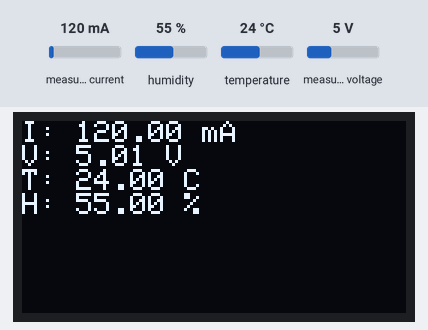
This sketch was run on a simulated ESP32. Parts: 128×64 one-colour display. Inputs (shaded band) come from the test bench; at power-on: measured current 120 mA, humidity 55 %, temperature 24 °C, measured voltage 5 V. WiFi joins after 1.5 s; servers stay silent unless stated; uploads are accepted with an empty reply; what the sketch prints to the serial monitor is not drawn.

Above: at 3.2 s.
3.3 s: measured current set to 40 mA
At 8.0 s:
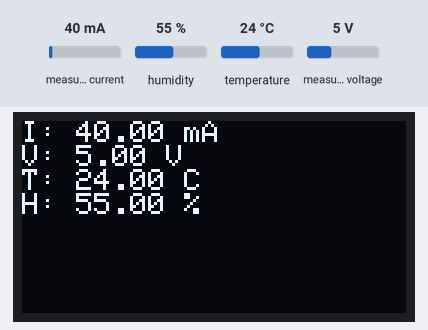
9.0 s: humidity set to 22 %
At 13.9 s:
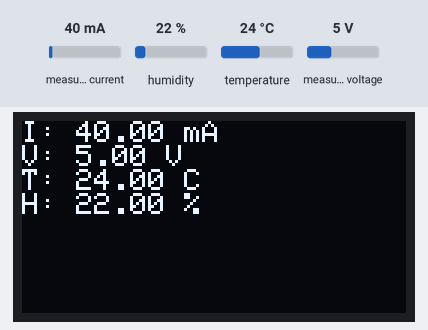
14.2 s: temperature set to 12 °C
At 18.7 s:
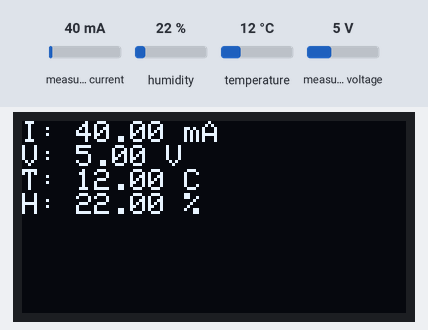
19.5 s: measured voltage set to 0.3 V
At 24.5 s:
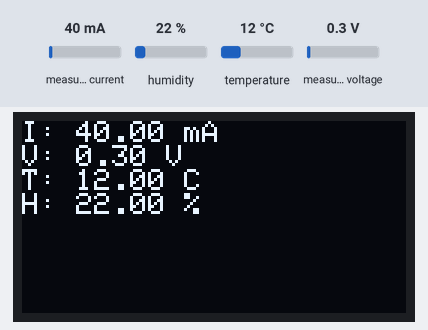
24.8 s: measured current set to 500 mA
At 29.4 s:
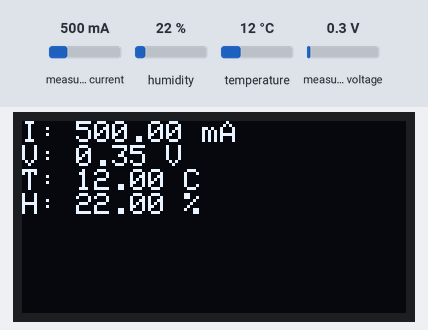
30.0 s: humidity set to 40 %
At 34.2 s:
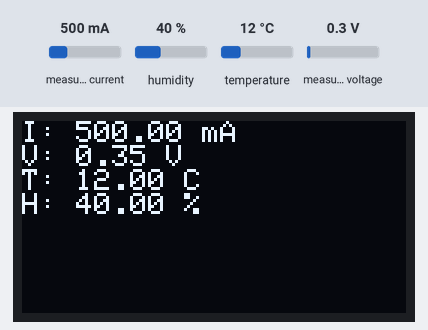
Timing chart, 0 to 35.7 s (numbered marks = the images above; inputs shaded):
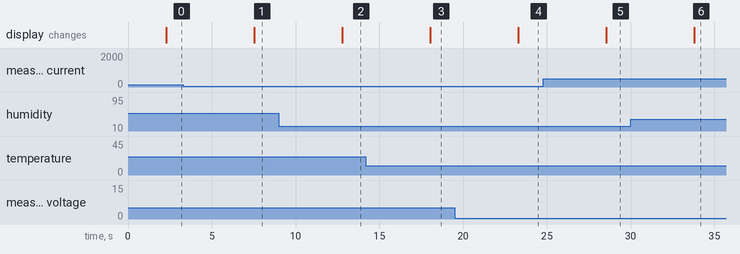

The sketch:

Code_for_connections_with_supabase.ino
```cpp
#include <WiFi.h>
#include <HTTPClient.h>
#include <Wire.h>
#include <Adafruit_GFX.h>
#include <Adafruit_SSD1306.h>
#include <Adafruit_INA219.h>
#include <DHT.h>

#define SCREEN_WIDTH 128
#define SCREEN_HEIGHT 64
#define DHTPIN 14
#define DHTTYPE DHT11

#define WIFI_SSID " "
#define WIFI_PASSWORD " "

// Supabase
const char* supabaseUrl = " ";
const char* supabaseKey = " ";

Adafruit_SSD1306 display(128,64,&Wire,-1);
Adafruit_INA219 ina219;
DHT dht(DHTPIN, DHTTYPE);

void sendToSupabase(float current, float voltage, float temp, float hum)
{
  if (WiFi.status() == WL_CONNECTED)
  {
    HTTPClient http;

    http.begin(supabaseUrl);
    http.addHeader("Content-Type", "application/json");
    http.addHeader("apikey", supabaseKey);
    http.addHeader("Authorization", "Bearer " + String(supabaseKey));
    http.addHeader("Prefer", "return=minimal");

    String json = "{";
    json += "\"current\":" + String(current,2) + ",";
    json += "\"voltage\":" + String(voltage,2) + ",";
    json += "\"temp\":" + String(temp,2) + ",";
    json += "\"humidity\":" + String(hum,2);
    json += "}";

    int httpResponseCode = http.POST(json);

    Serial.print("HTTP Response: ");
    Serial.println(httpResponseCode);

    http.end();
  }
}

void setup()
{
  Serial.begin(115200);

  Wire.begin(26,27);

  display.begin(SSD1306_SWITCHCAPVCC,0x3C);
  display.clearDisplay();

  ina219.begin();
  dht.begin();

  WiFi.begin(WIFI_SSID, WIFI_PASSWORD);

  Serial.println("Connecting to WiFi...");
  while (WiFi.status() != WL_CONNECTED)
  {
    delay(1000);
    Serial.println("Still connecting...");
  }

  Serial.println("WiFi connected!");
}

void loop()
{
  // ===== READ SENSORS =====
  float current = ina219.getCurrent_mA();

  float busVoltage = ina219.getBusVoltage_V();
  float shuntVoltage = ina219.getShuntVoltage_mV() / 1000;
  float voltage = busVoltage + shuntVoltage;

  float temp = dht.readTemperature();
  float hum = dht.readHumidity();

  // ===== VALIDATION =====
  if (isnan(temp) || isnan(hum))
  {
    Serial.println("DHT ERROR → Skipping upload");
    delay(2000);
    return;
  }

  // Remove noise / fake values
  if (current < 0) current = 0;
  if (voltage < 0) voltage = 0;

  // ===== DEBUG PRINT =====
  Serial.print("Current: "); Serial.print(current);
  Serial.print(" | Voltage: "); Serial.print(voltage);
  Serial.print(" | Temp: "); Serial.print(temp);
  Serial.print(" | Humidity: "); Serial.println(hum);

  // ===== SEND DATA =====
  sendToSupabase(current, voltage, temp, hum);

  // ===== OLED DISPLAY (optional) =====
  display.clearDisplay();
  display.setTextColor(WHITE);
  display.setTextSize(1);

  display.setCursor(0,0);
  display.print("I: "); display.print(current); display.println(" mA");

  display.print("V: "); display.print(voltage); display.println(" V");

  display.print("T: "); display.print(temp); display.println(" C");

  display.print("H: "); display.print(hum); display.println(" %");

  display.display();

  // ===== DELAY =====
  delay(5000);
}
```

Measured:
- after the input at 3.3 s, the display: changes after 4.2 s (image 1)
- after the input at 9.0 s, the display: changes after 3.8 s (image 2)
- after the input at 14.2 s, the display: changes after 3.9 s (image 3)
- after the input at 19.5 s, the display: changes after 3.8 s (image 4)
- after the input at 24.8 s, the display: changes after 3.8 s (image 5)
- after the input at 30.0 s, the display: changes after 3.8 s (image 6)
